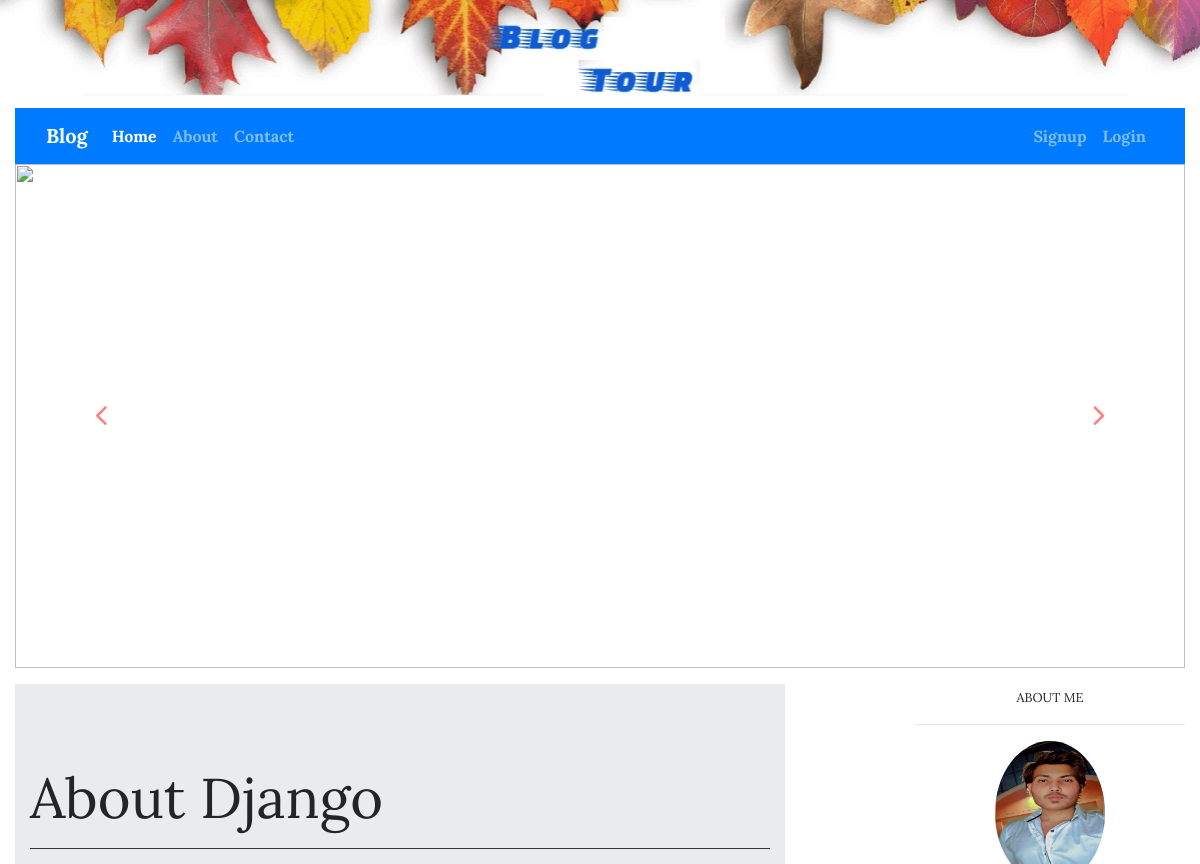
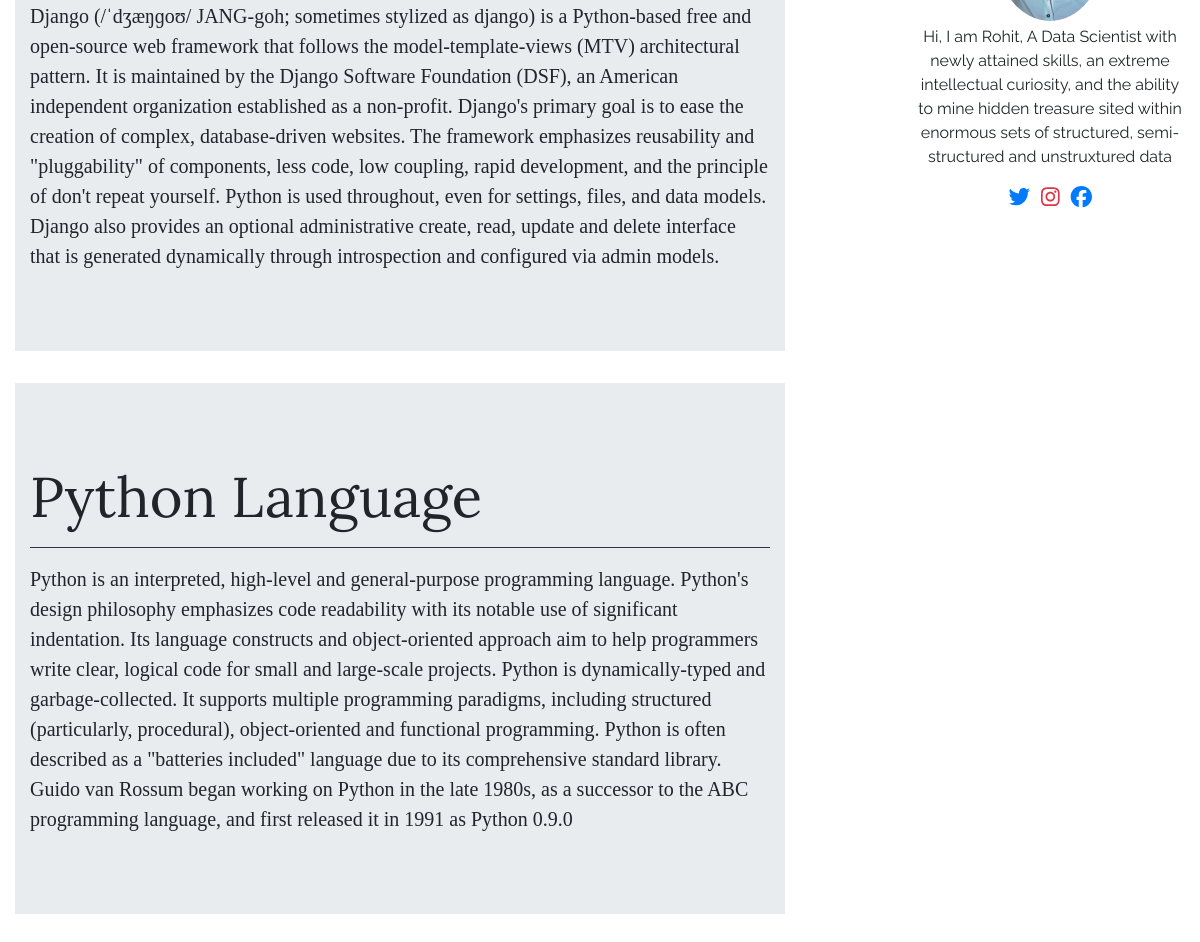
The page / on the database its author committed (2 pictures, top to bottom).
### blog/models.py (models this page shows)
class Post(models.Model):
    uname = models.CharField(max_length=18, blank=True)
    title = models.CharField(max_length=150)
    descpt = models.TextField(max_length=1818)

### blog/views.py (the view)
# urls.py: 2. Add a URL to urlpatterns:  path('', views.home, name='home')
def home(request):
    pst = Post.objects.all()
    return render(request, "blog/home.html", {"post": pst})

### blog/templates/blog/home.html (shortened to what this page needs)
{% extends 'blog/base.html' %}
{% load static %}
{% block headimg %}
    <div class="conatiner-fluid">
        <img src="{% static 'blog/images/head.jpg' %}" style="width:100%;" alt="">
    </div>
{% endblock headimg %}
{% block imag %}
    {% include "blog/imagslide.html" %}
{% endblock imag %}
{% block content %}
    <div class="col-sm-8">
        {% if post %}
            {% for pst in post reversed %}
                <div class="jumbotron jumbotron-fluid">
                    <div class="container">
                        <h1 class="display-4 my-3"><strong style="font-family: 'Lora', serif;" >{{ pst.title }}</strong></h1>
                        <hr class="bg-dark">
                        <p class="lead" style="font-family: 'Cormorant Garamond', serif;">{{ pst.descpt }}</p>
                    </div>
                </div>
            {% endfor %}
        {% endif %}
    </div>
    <div class="col-sm-3 offset-1 text-center">
        <small style="font-family: 'Lora', serif;">ABOUT ME <hr></small>
        <div>
            <img src="{% static 'blog/images/rohit.jpg' %}" class="rounded-circle" style="width:41%; height:18vh;" alt="ProfilePic">
        </div>
        <p class="mt-1" style="font-family: 'Raleway', sans-serif;">Hi, I am Rohit, A Data Scientist with newly attained skills, an extreme intellectual curiosity,
        and the ability to mine hidden treasure sited within enormous sets of structured, semi-structured and
        unstruxtured data </p>
        <div class="text-center">
            <a href="https://twitter.com/ROHITSO65956292/" target="_blank"><i class="fab fa-twitter fa-fw fa-lg"></i></a>
            <a href="https://instagram.com/rohit__r.s?igshid=bmtbago9vc3m" target="_blank"><i class="fab fa-instagram fa-lg fa-fw text-danger"></i></a>
            <a href="https://www.facebook.com" target="_blank"><i class="fab fa-facebook fa-lg fa-fw"></i></a>
            <br><br><br>
        </div>
    </div>
{% endblock content %}

### blog/templates/blog/base.html (shortened to what this page needs)
<!DOCTYPE html>
{% load static %}
<html lang="en">
<head>
    <link rel="stylesheet" href="{% static 'blog/css/all.min.css' %}">
    <link rel="stylesheet" href="{% static 'blog/css/bootstrap.css' %}">
    <link rel="stylesheet" href="{% static 'blog/css/style.css' %}">
</head>
<body>
    {% block headimg %}{% endblock headimg %}
    <div class="container-fluid">
        {% include "blog/navbar.html" %}
    </div>
    <div class="container-fluid">
        {% block imag %}{% endblock imag %}
        <div class="row">
            <div class="col-sm-12">
            </div>
        </div>
        <div class="row">
            {% block content %}
            {% endblock content %}
        </div>
    </div>
</body>
</html>

### blog/templates/blog/navbar.html (shortened to what this page needs)
<nav class="navbar navbar-expand-lg navbar-dark bg-primary">
  <div class="container-fluid">
    <a class="navbar-brand" style="font-family: 'Lora', serif;" href=" {% url 'home' %} "><strong>Blog</strong></a>
    <div class="collapse navbar-collapse" id="navbarNav">
      <ul class="navbar-nav mr-auto">
        <li class="nav-item">
          <a class="nav-link active" style="font-family: 'Lora', serif;" aria-current="page" href=" {% url 'home' %} "><strong>Home</strong></a>
        </li>
        <li class="nav-item">
          <a class="nav-link" style="font-family: 'Lora', serif;" href=" {% url 'about' %} "><strong>About</strong></a>
        </li>
        <li class="nav-item">
          <a class="nav-link" style="font-family: 'Lora', serif;" href=" {% url 'contact' %} "><strong>Contact</strong></a>
        </li>
      </ul>
      {% if request.user.is_authenticated %}
        <ul class="navbar-nav">
          <li class="nav-item">
            <a class="nav-link" style="font-family: 'Lora', serif;" href=" {% url 'dashboard' %} "><strong>Dashboard</strong></a>
          </li>
          <li class="nav-item">
            <a class="nav-link" style="font-family: 'Lora', serif;" href=" {% url 'profile' %} "><strong>Profile</strong></a>
          </li>
          <li class="nav-item">
            <a class="nav-link" style="font-family: 'Lora', serif;" href=" {% url 'logout' %} "><strong>Logout</strong></a>
          </li>
        </ul>
      {% else %}
        <ul class="navbar-nav">
          <li class="nav-item">
            <a class="nav-link" style="font-family: 'Lora', serif;" href=" {% url 'signup' %} "><strong>Signup</strong></a>
          </li>
          <li class="nav-item">
            <a class="nav-link" style="font-family: 'Lora', serif;" href=" {% url 'login' %} "><strong>Login</strong></a>
          </li>
        </ul>
      {% endif %}
    </div>
  </div>
</nav>

### blog/templates/blog/imagslide.html (shortened to what this page needs)
{% load static %}
<div id="carouselExampleIndicators" class="carousel slide" data-ride="carousel">
    <ol class="carousel-indicators">
        <li data-target="#carouselExampleIndicators" data-slide-to="0" class="active"></li>
        <li data-target="#carouselExampleIndicators" data-slide-to="1"></li>
        <li data-target="#carouselExampleIndicators" data-slide-to="2"></li>
    </ol>
    <div class="carousel-inner">
        <div class="carousel-item active">
            <img src="https://images.unsplash.com/photo-1522199755839-a2bacb67c546?ixid=MXwxMjA3fDB8MHxwaG90by1wYWdlfHx8fGVufDB8fHw%3D&ixlib=rb-1.2.1&auto=format&fit=crop&w=1504&q=80" style="width:100%; height:63vh;" alt="">
            <div class="carousel-caption d-none d-md-block">
                <h5>-HELEN HAYES</h5>
                <p>THE EXPERT IN ANYTHING WAS ONCE A BIGINNER.</p>
            </div>
        </div>
    </div>
    <a class="carousel-control-prev" href="#carouselExampleIndicators" role="button" data-slide="prev">
        <span class="fa fa-chevron-left fa-lg" style="color:red;"></span>
    </a>
    <a class="carousel-control-next" href="#carouselExampleIndicators" role="button" data-slide="next">
        <span class="fa fa-chevron-right fa-lg" style="color:red;"></span>
    </a>
</div>

### rows shown on the page
Post: title "About Django", descpt "Django (/ˈdʒæŋɡoʊ/ JANG-goh; sometimes stylized as django) is a Python-based free and open-source web framework that follows the model-template-views (MTV) architectural pattern. It is maintained by the Django Software Foundation (DSF), an American independent organization established as a non-profit. Django's primary goal is to ease the creation of complex, database-driven websites. The framework emphasizes reusability and \"pluggability\" of components, less code, low coupling, rapid development, and the principle of don't repeat yourself. Python is used throughout, even for settings, files, and data models. Django also provides an optional administrative create, read, update and delete…"
Post: title "Python Language", descpt "Python is an interpreted, high-level and general-purpose programming language. Python's design philosophy emphasizes code readability with its notable use of significant indentation. Its language constructs and object-oriented approach aim to help programmers write clear, logical code for small and large-scale projects. Python is dynamically-typed and garbage-collected. It supports multiple programming paradigms, including structured (particularly, procedural), object-oriented and functional programming. Python is often described as a \"batteries included\" language due to its comprehensive standard library. Guido van Rossum began working on Python in the late 1980s, as a successor to the ABC…"
